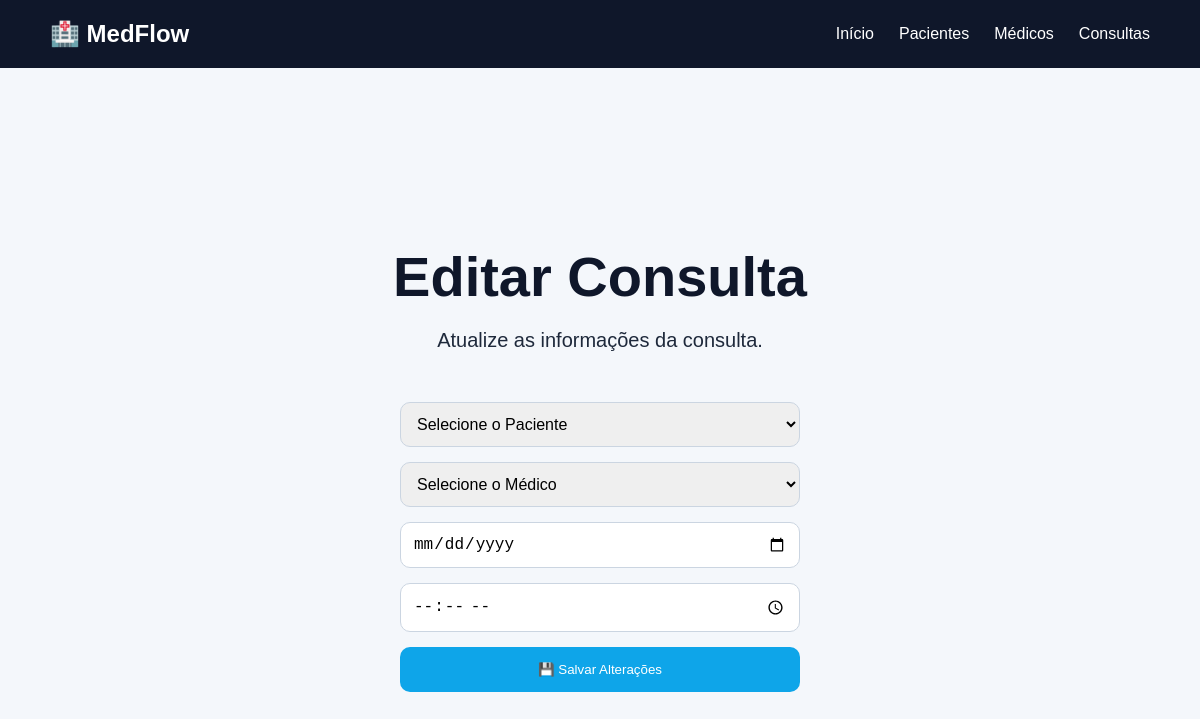
The page /editar-consulta/11 on the database as committed earlier.
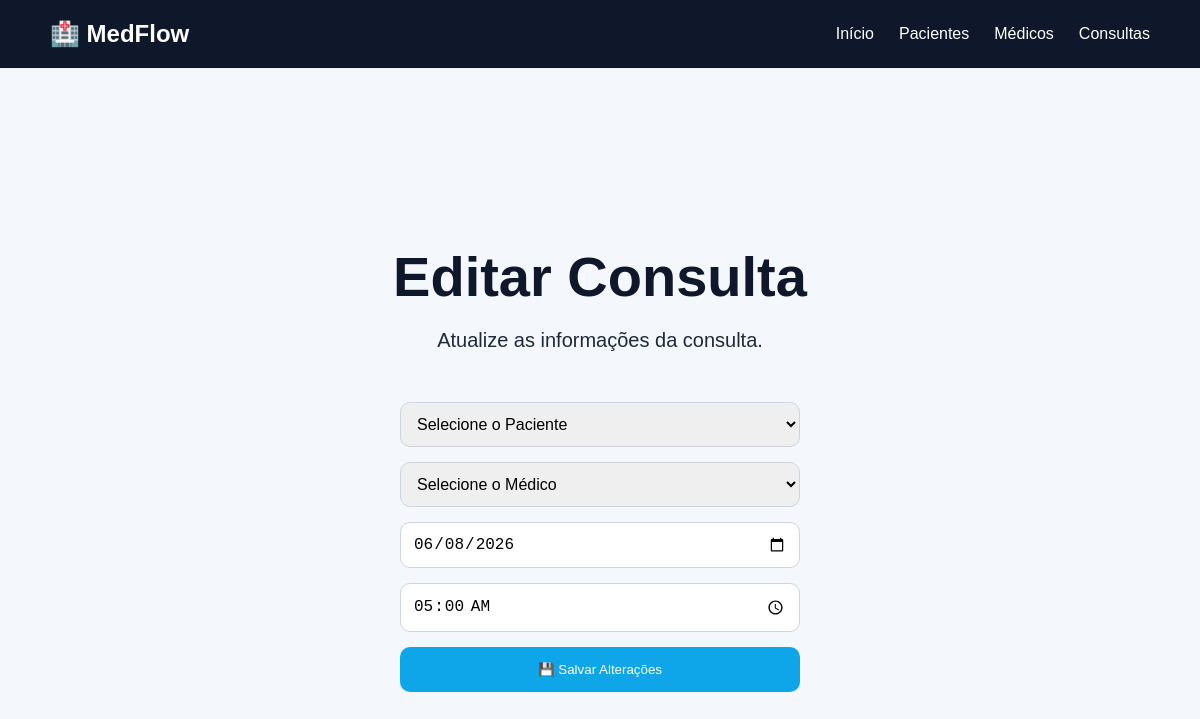
The same page on the database as committed later.
### tables this page shows
CREATE TABLE consultas (
                   id INTEGER PRIMARY KEY AUTOINCREMENT,
                   paciente_id INTEGER NOT NULL,
                   medico_id INTEGER NOT NULL,
                   data TEXT NOT NULL,
                   hora TEXT NOT NULL,
                   FOREIGN KEY (paciente_id) REFERENCES pacientes(id),
                   FOREIGN KEY (medico_id) REFERENCES medicos(id)
                   );

### app.py (the view, shortened to what this page needs)
@app.route("/editar-consulta/<int:id>", methods=["GET", "POST"])
def editar_consulta(id):
    conexao = conectar()
    cursor = conexao.cursor()
    cursor.execute("SELECT * FROM consultas WHERE id = ?", (id,))
    consulta = cursor.fetchone()
    cursor.execute("SELECT id, nome FROM pacientes")
    pacientes = cursor.fetchall()
    cursor.execute("SELECT id, nome, especialidade FROM medicos")
    medicos = cursor.fetchall()
    conexao.close()
    return render_template(
        "editar_consulta.html",
        consulta=consulta,
        pacientes=pacientes,
        medicos=medicos
    )

### database/conexao.py (called while the page is built)
def conectar():
    conexao = sqlite3.connect('medflow.db')
    return conexao

### templates/editar_consulta.html (shortened to what this page needs)
<!DOCTYPE html>
<html lang="pt-br">
<head>
    <link rel="stylesheet" href="{{ url_for('static', filename='css/style.css') }}">
</head>
<body>
    <nav class="navbar">
        <div class="logo">🏥 MedFlow</div>
        <div class="menu">
            <a href="/">Início</a>
            <a href="/pacientes">Pacientes</a>
            <a href="/medicos">Médicos</a>
            <a href="/consultas">Consultas</a>
        </div>
    </nav>
    <section class="hero">
        <h1>Editar Consulta</h1>
        <p>Atualize as informações da consulta.</p>
    <form method="POST" class="formulario">
    <select name="paciente_id">
    <option value="">
        Selecione o Paciente
    </option>
    </select>
           <select name="medico_id">
    <option value="">
        Selecione o Médico
    </option>
</select>
            <input type="date" name="data" value="{{ consulta[3] }}">
            <input type="time" name="hora" value="{{ consulta[4] }}">
            <button type="submit" class="btn">
                 💾 Salvar Alterações
            </button>
        </form>
    </section>
</body>
</html>

Rows that differ between the two databases and show on the page:
added consultas: data "06/08/2026", hora "05:00"
